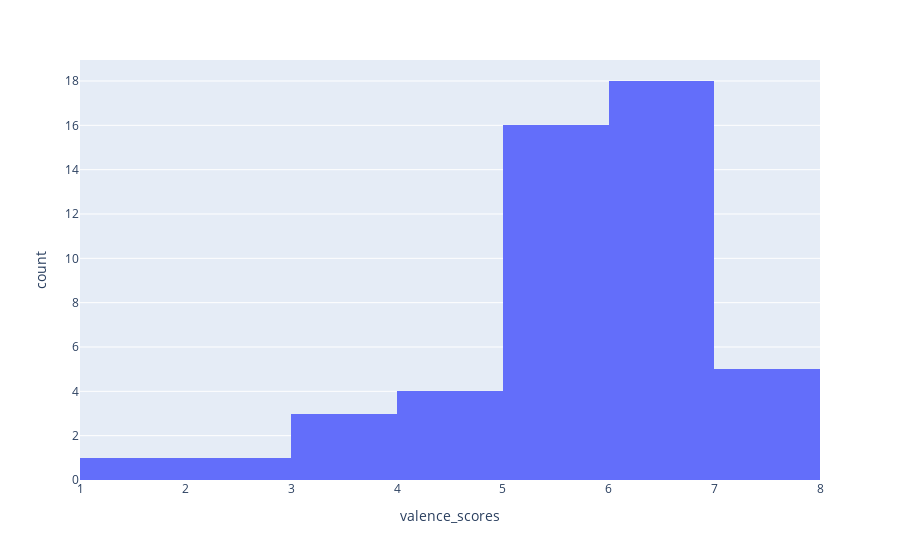

Write notebook code for a chart like this one.
### Code cell
fig = px.histogram(df, x="valence_scores", nbins=10)
fig.show()

### Figure 1 — Plotly figure (JSON) as saved in the notebook; plotly's stock layout.template omitted (floating-point values rounded to 4 significant figures)
{"data": [{"alignmentgroup": "True", "bingroup": "x", "hovertemplate": "valence_scores=%{x}<br>count=%{y}<extra></extra>", "legendgroup": "", "marker": {"color": "#636efa"}, "name": "", "nbinsx": 10, "offsetgroup": "", "orientation": "v", "showlegend": false, "type": "histogram", "x": [6.14, 4.04, 6.68, 3.1, 5.3, 5.64, 5.82, 5.58, 5.94, 5.38, 6.4, 3.42, 1.84, 5.86, 6.22, 6.14, 7.32, 7.36, 5.48, 6.28, 6.84, 4.52, 5.84, 5.6, 2.76, 6.54, 4.6, 3.64, 5.06, 7.1, 6, 5.56, 5.74, 7.26, 6.22, 6.92, 6.04, 5.14, 5.04, 7.16, 6.54, 6.18, 6.24, 6.1, 6.92, 6.38, 4.46, 5.28], "xaxis": "x", "yaxis": "y"}], "layout": {"barmode": "relative", "legend": {"tracegroupgap": 0}, "margin": {"t": 60}, "xaxis": {"anchor": "y", "domain": [0, 1], "title": {"text": "valence_scores"}}, "yaxis": {"anchor": "x", "domain": [0, 1], "title": {"text": "count"}}}}
